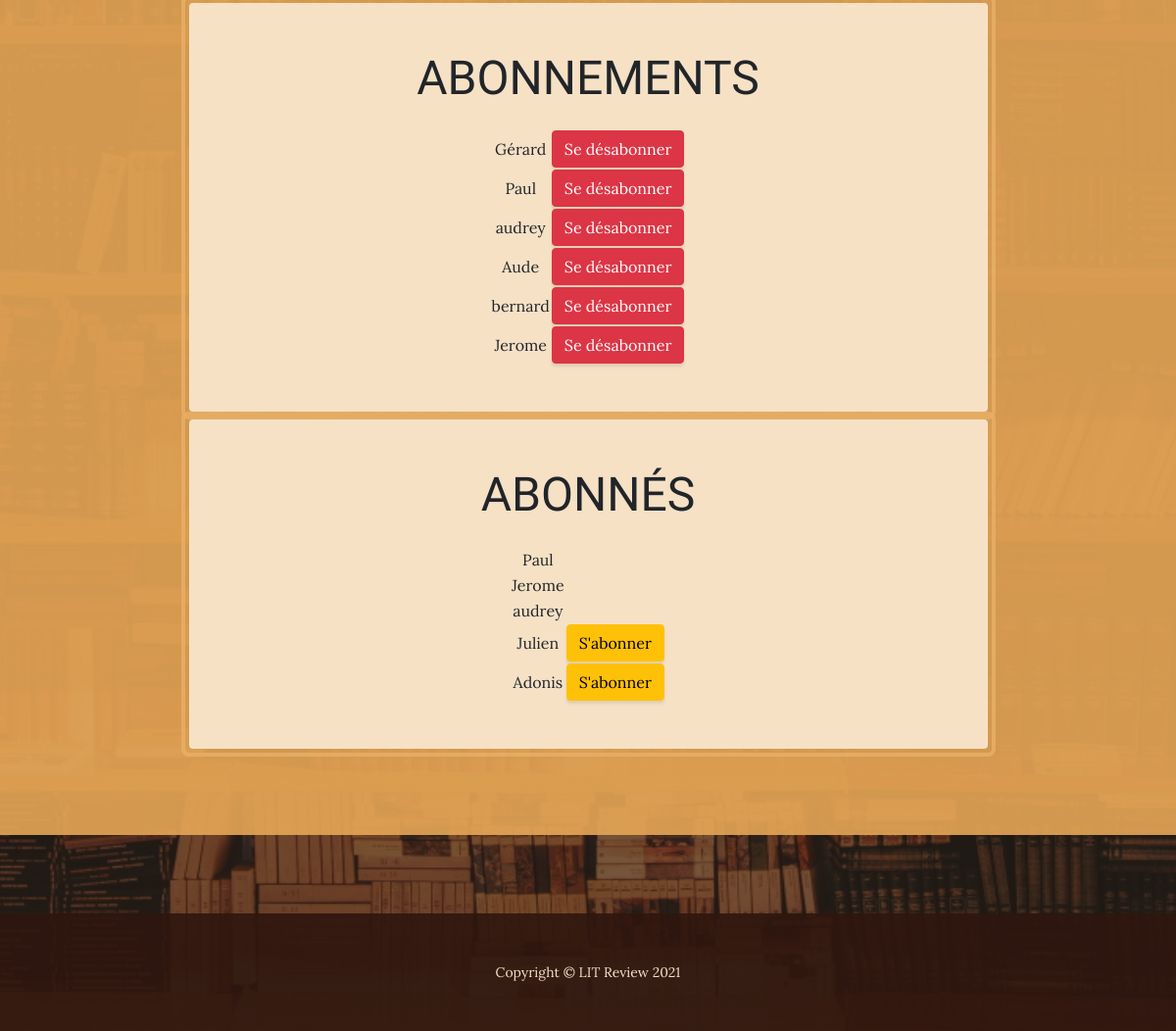
Page /reviews/user_follows/ (signed in, lower part) on the earlier database version.
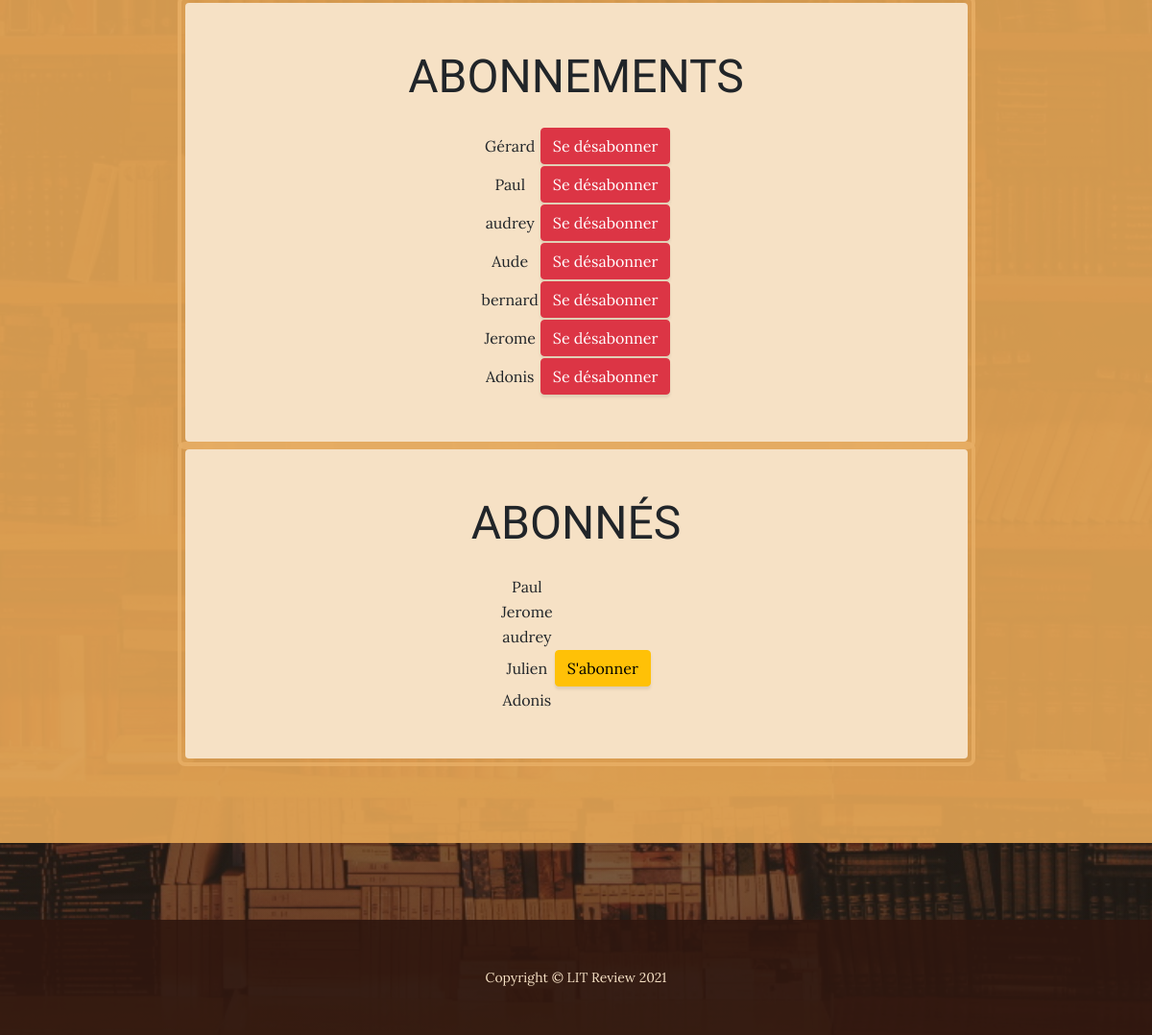
Same page on the later database version.
### reviews/models.py (models this page shows, shortened)
class UserFollow(models.Model):
    user = models.ForeignKey(
        to=settings.AUTH_USER_MODEL, on_delete=models.CASCADE, related_name='following'
    )
    followed_user = models.ForeignKey(
        to=settings.AUTH_USER_MODEL, on_delete=models.CASCADE, related_name='followed_by'
    )
    class Meta:
        unique_together = ('user', 'followed_user', )
        verbose_name = _("Abonné à un utilisateur")
        verbose_name_plural = _("Abonnés aux utilisateurs")

### reviews/views.py (the view, shortened to what this page needs)
# urls.py: path('user_follows/', views.user_follows, name='user_follows'),
@login_required(login_url='reviews:login')
def user_follows(request):
    form = UserSearchForm()
    search_matches = []
    followings = UserFollow.objects.filter(user=request.user)
    followed_bys = UserFollow.objects.filter(followed_user=request.user)
    followed_users = []
    for following in followings:
        followed_users.append(following.followed_user)
    context = {
        'form': form,
        'followings': followings,
        'followed_bys': followed_bys,
        'followed_users': followed_users,
        'search_matches': search_matches,
    }
    return render(request, 'reviews/user_follows.html', context)

### reviews/templates/reviews/user_follows.html (shortened to what this page needs)
{% extends 'reviews/base.html' %}
    {% block content %}
        <section class="page-section cta text-center">
            <div class="container">
                <div class="row">
                    <div class="col-xl-9 mx-auto">
                        <div class="cta-inner bg-faded text-center rounded">
                            <h2 class="section-heading mb-4">
                                <span class="section-heading-lower">Abonnements</span>
                            </h2>
                            <table class="follow_table">
                                {% for following in followings %}
                                <tr class="follow_table">
                                    <td class="follow_table">
                                        <span class="section-heading-upper">{{ following.followed_user }}</span>
                                    </td>
                                    <td class="follow_table">
                                        <form class="form" action="{% url 'reviews:user_follows' %}" method="post">
                                            <button class="btn btn-danger" type="submit">Se désabonner</button>
                                        </form>
                                    </td>
                                </tr>
                                {% empty %}
                                    <span class="section-heading-upper">Vous n'êtes encore abonné à personne</span>
                                {% endfor %}
                            </table>
                        </div>
                        <div class="cta-inner bg-faded text-center rounded">
                            <h2 class="section-heading mb-4">
                                <span class="section-heading-lower">Abonnés</span>
                            </h2>
                            <table class="follow_table">
                                {% for followed_by in followed_bys %}
                                <tr>
                                    <td class="follow_table">
                                        <span class="section-heading-upper">{{ followed_by.user }}</span>
                                    </td>
                                    {% if followed_by.user not in followed_users %}
                                    <td class="follow_table">
                                        <form class="form" action="{% url 'reviews:user_follows' %}" method="post">
                                            <button class="btn btn-warning" type="submit">S'abonner</button>
                                        </form>
                                    </td>
                                    {% endif %}
                                </tr>
                                {% empty %}
                                    <span class="section-heading-upper">Personne ne vous suit ;-(</span>
                                {% endfor %}
                            </table>
                        </div>
                    </div>
                </div>
            </div>
        </section>
{% endblock %}

Differences in the rows shown:
added UserFollow: followed_user "Adonis", shown under "ABONNEMENTS"
shown differently, row unchanged: UserFollow (number 12 of 12 on the later page): no longer shows "S'abonner"
